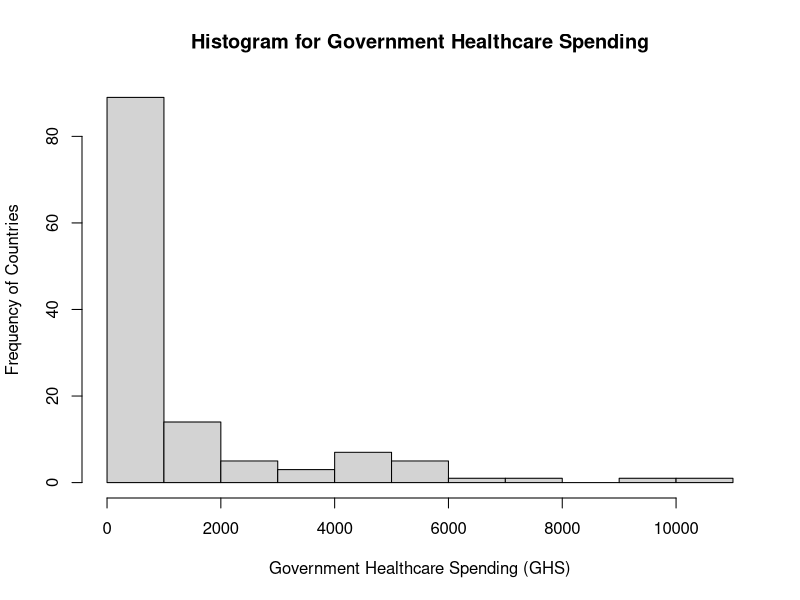
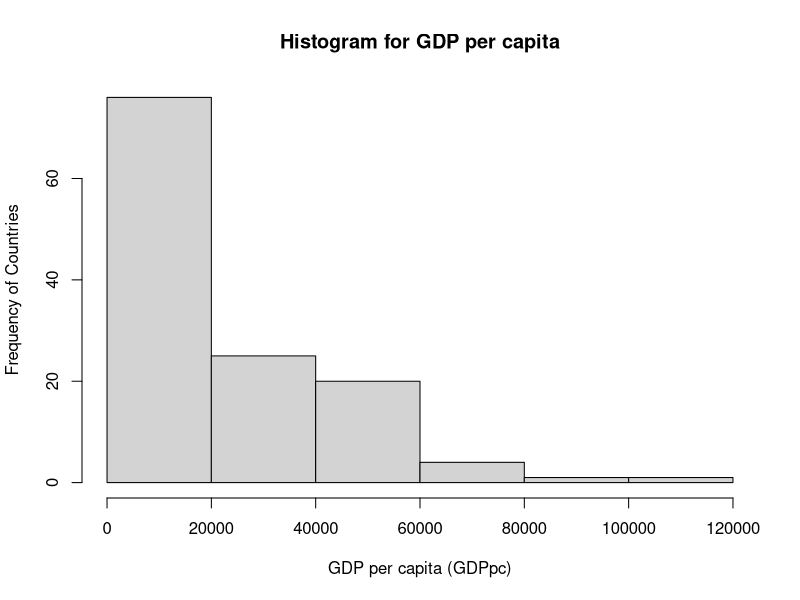
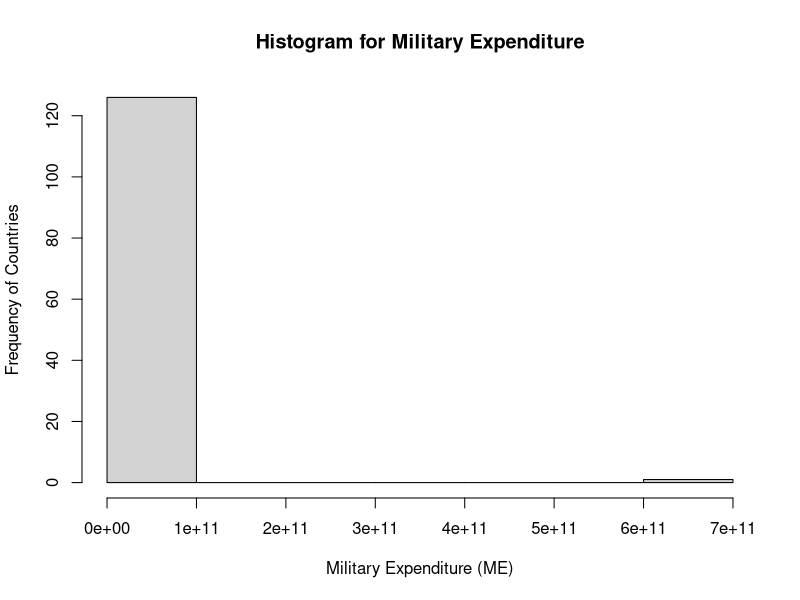
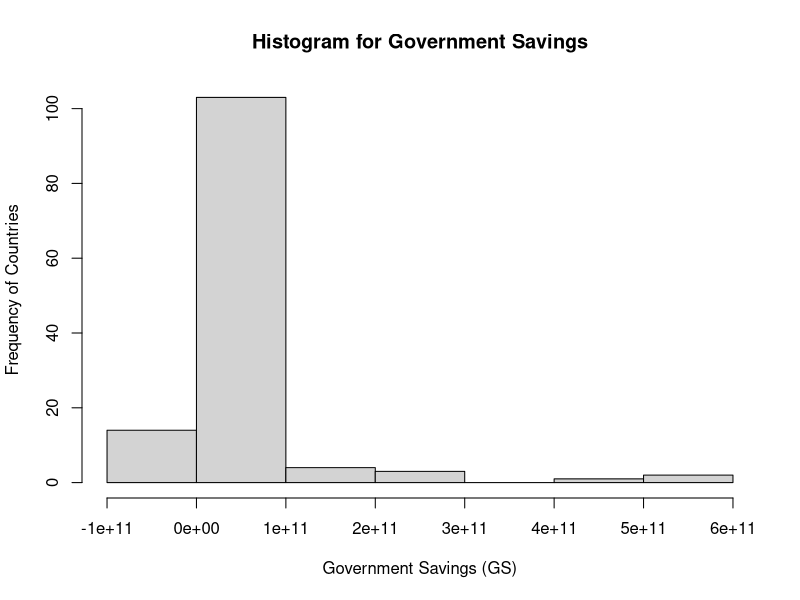
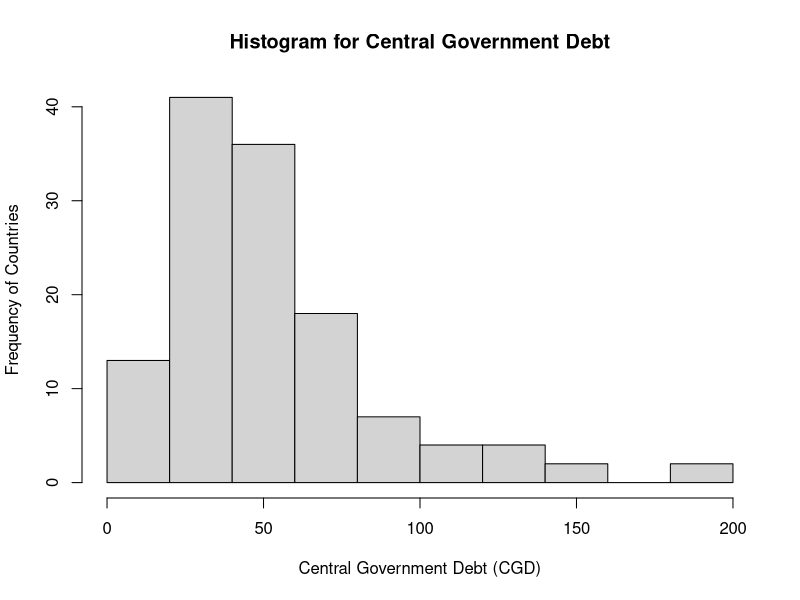
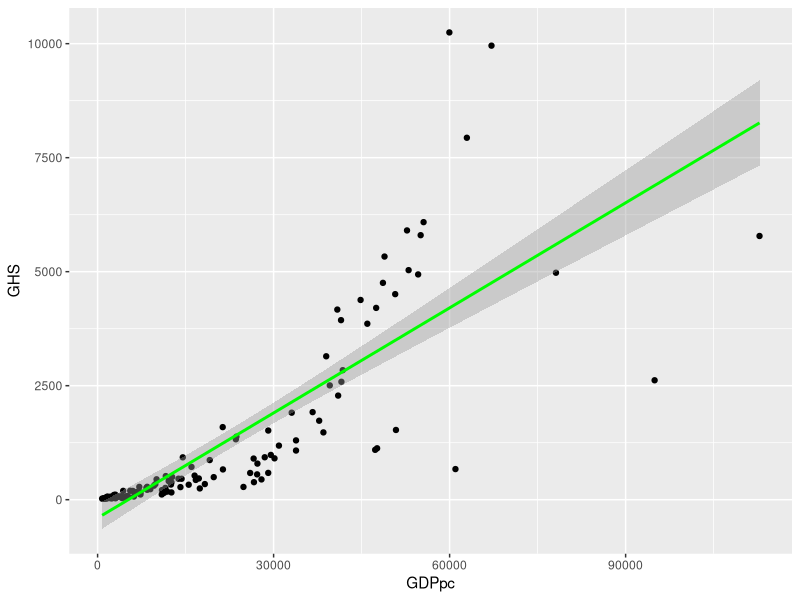
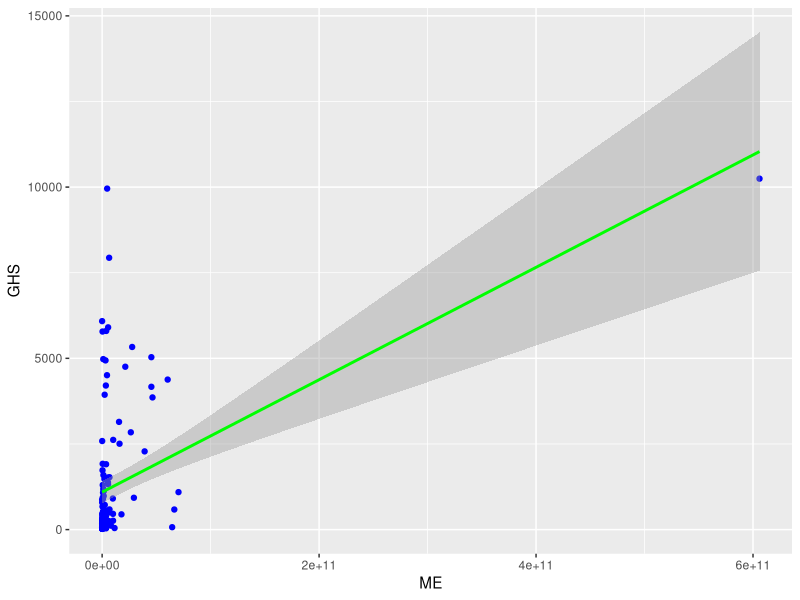
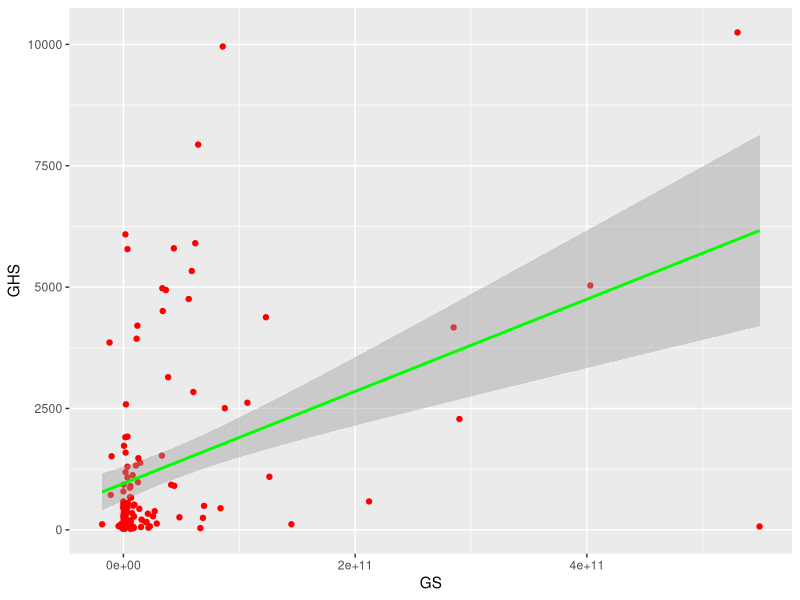

Here is the R script that generated these plots, in order: (Note: this script raises an error after producing the figures.)
# --------------------------------------------------------------------------------------------------------------------------------
# ECO 321 Project 1 by Group 8
# Linear Regression with Multiple Regressors

# Members: Emirhan Akkaya (SBU ID#: 112768575)
#          Parv Joshi     (SBU ID#: 112169570)
#          Shail Shah     (SBU ID#: 112315115)

# Our Dependent Variable: Government Healthcare Spending (GHS)
# Our Independent Variables: (1) GDP per Capita (GDPpc) 
#                            (2) Military Expenditure (ME)
#                            (3) Government Savings (GS)
#                            (4) Central Government Debt (CGD)
# --------------------------------------------------------------------------------------------------------------------------------

# Setting Working Directory
setwd("~/Fall 2020/ECO 321/Project 1")

# Reading data file in CSV format
data = read.csv("Final Clean Data - Usable Form.csv", fileEncoding = "UTF-8-BOM", sep = ",", header = TRUE)
# Note: We used fileEncoding = "UTF-8-BOM" to convert our latest CSV format to a CSV format readable by R

# We removed the column for countries from our original dataset for analysis purpose. However, to track countries in order using their index, we created a new list of variables in same order of data in case we needed it
countries = c("Afghanistan", "Algeria", "Angola", "Argentina", "Armenia", "Australia", "Austria", "Azerbaijan", "Bahrain", "Bangladesh", "Belarus", "Belgium", "Belize", "Benin", "Bolivia", "Bosnia and Herzegovina", "Botswana", "Brazil", "Brunei Darussalam", "Bulgaria", "Burkina Faso", "Burundi", "Cabo Verde", "Cameroon", "Canada", "Chile", "Colombia", "Congo, Dem. Rep.", "Costa Rica", "Cote d Ivoire", "Croatia", "Cyprus", "Czech Republic", "Denmark", "Dominican Republic", "Ecuador", "El Salvador", "Estonia", "Eswatini", "Finland", "France", "Germany", "Ghana", "Greece", "Guatemala", "Guinea", "Guyana", "Haiti", "Honduras", "Hungary", "Iceland", "India", "Indonesia", "Iraq", "Ireland", "Israel", "Italy", "Jamaica", "Japan", "Jordan", "Kazakhstan", "Kenya", "Korea, Rep.", "Kuwait", "Kyrgyz Republic", "Latvia", "Lebanon", "Lesotho", "Liberia", "Lithuania", "Luxembourg", "Madagascar", "Malawi", "Malaysia", "Mali", "Malta", "Mauritania", "Mexico", "Moldova", "Mongolia", "Morocco", "Mozambique", "Myanmar", "Namibia", "Nepal", "New Zealand", "Nicaragua", "Niger", "Nigeria", "North Macedonia", "Norway", "Oman", "Pakistan", "Paraguay", "Peru", "Poland", "Portugal", "Romania", "Russian Federation", "Rwanda", "Saudi Arabia", "Senegal", "Serbia", "Seychelles", "Sierra Leone", "Singapore", "Slovak Republic", "Slovenia", "South Africa", "Spain", "Sri Lanka", "Sudan", "Sweden", "Switzerland", "Tanzania", "Thailand", "Timor-Leste", "Togo", "Turkey", "Uganda", "Ukraine", "United Kingdom", "United States", "Uruguay", "Vietnam", "Zambia", "Zimbabwe")

# Data Visualization and Summary Statistics

# Generating Summary Statistics
summary(data) # gives summary statistics for each of our variables

# Finding and analyzing the correlations of each variable with each other variable
cor(data) # Gives a correlation matrix with each variables as rows and columns

# Plotting histograms for each variable
hist(data$GHS, main = "Histogram for Government Healthcare Spending", xlab = "Government Healthcare Spending (GHS)", ylab = "Frequency of Countries" )
hist(data$GDPpc, main = "Histogram for GDP per capita", xlab = "GDP per capita (GDPpc)", ylab = "Frequency of Countries")
hist(data$ME, main = "Histogram for Military Expenditure", xlab = "Military Expenditure (ME)", ylab = "Frequency of Countries")
hist(data$GS, main = "Histogram for Government Savings", xlab = "Government Savings (GS)", ylab = "Frequency of Countries")
hist(data$CGD, main = "Histogram for Central Government Debt", xlab = "Central Government Debt (CGD)", ylab = "Frequency of Countries")

# Generating scatter plots for dependent variables versus each of our independent variables

# We used ggplot to plot our data instead of a regular plot function. This required using the package 'tidyverse.' If this is not installed in your R-studio, please un-comment the next line and run it
# install.packages("tidyverse")

library(tidyverse) # Calling the package in library

# Plotting the data. 
# Here, 'ggplot' creates a cartesian plane. 
# geom_point plots each point using a mapping of specified x and y, with the color of data points.
# geom_smooth creates a y ~ x regression line using the linear model (lm) method, with specified mapping. Green color is used to show the regression line.
ggplot(data = data) + geom_point(mapping = aes(y = GHS, x = GDPpc), color = "black") + geom_smooth(data = data, formula = y ~ x, method = lm, color = "green", aes(y = GHS, x = GDPpc))
ggplot(data = data) + geom_point(mapping = aes(y = GHS, x = ME), color = "blue") + geom_smooth(data = data, formula = y ~ x, method = lm, color = "green", aes(y = GHS, x = ME))
ggplot(data = data) + geom_point(mapping = aes(y = GHS, x = GS), color = "red") + geom_smooth(data = data, formula = y ~ x, method = lm, color = "green", aes(y = GHS, x = GS))
ggplot(data = data) + geom_point(mapping = aes(y = GHS, x = CGD), color = "purple") + geom_smooth(data = data, formula = y ~ x, method = lm, color = "green", aes(y = GHS, x = CGD))

# Data Interpretation
# We sorted data (inclusive of countries) so that we can form interpretations from them. 
# For example, if we wanted to know which is the country that has the most Government Savings (which we can see from the graph), we can find it using this sorted data.
# Corresponding points from our scatter plots helped in our interpretations.

GDPpc_data = data.frame(data$GDPpc, countries) # Creates a data frame with only GDPpc and the corresponding countries.
attach(GDPpc_data) # attaches data for easy calling of variable names
GDPpc_data_sorted = GDPpc_data[order(data.GDPpc),] # sorts in ascending order of GDPpc
View(GDPpc_data_sorted) # Shows us the sorted data frame
detach(GDPpc_data) # detaches data to avoid confusion when attaching new data frames

ME_data = data.frame(data$ME, countries) # Creates a data frame with only ME and the corresponding countries.
attach(ME_data) # attaches data for easy calling of variable names
ME_data_sorted = ME_data[order(data.ME),] # sorts in ascending order of ME
View(ME_data_sorted) # Shows us the sorted data frame
detach(ME_data) # detaches data to avoid confusion when attaching new data frames

GS_data = data.frame(data$GS, countries) # Creates a data frame with only GS and the corresponding countries.
attach(GS_data) # attaches data for easy calling of variable names
GS_data_sorted = GS_data[order(data.GS),] # sorts in ascending order of GS
View(GS_data_sorted) # Shows us the sorted data frame
detach(GDPpc_data) # detaches data to avoid confusion when attaching new data frames

CGD_data = data.frame(data$CGD, countries) # Creates a data frame with only CGD and the corresponding countries.
attach(CGD_data) # attaches data for easy calling of variable names
CGD_data_sorted = CGD_data[order(data.CGD),] # sorts in ascending order of CGD
View(CGD_data_sorted) # Shows us the sorted data frame
detach(CGD_data) # detaches data to avoid confusion when attaching new data frames

# Data Analysis

# This requires using the packages 'sandwich' and 'lmtest.' If this is not installed in your R-studio, please un-comment the next two lines and run it
# install.packages("sandwich")
# install.packages("lmtest")

library(sandwich) # Calling the package in library
library(lmtest) # Calling the package in library

# Trying regression using one explanatory variable (GDPpc)
single_homo_model = lm(GHS ~ GDPpc, data = data) # Creates linear model using OLS regression (assumes homoskedasticity)
single_model = coeftest(single_homo_model, vcov = vcovHC(single_homo_model, "HC1")) # Corrects the above model for heteroskedasticity robust standard errors
summary(single_homo_model) # Shows summary of the homoskedastic model
single_model # Shows the model statistics, corrected for heteroskedasticty

# Comparing model predictions with summary statistics for GHS 
data$predicted_single = predict(single_homo_model) # Predicts the variable's summary statistics using our model
summary(data$predicted_single) # Displays the prediction statistics using our model
summary(data$GHS) # Shows actual summary statistics for GHS variable. Used to compare with model predictions.


# Using all four independent variables for our regression to find a new model
homo_model = lm(GHS ~ GDPpc + ME + GS + CGD, data = data) # Creates new linear model using OLS regression (assumes homoskedasticity)
model = coeftest(homo_model, vcov = vcovHC(homo_model, "HC1")) # Corrects the above model for heteroskedasticity robust standard errors
summary(homo_model) # Shows summary of the new homoskedastic model
model # Shows the new model's statistics, corrected for heteroskedasticty

# Comparing new model's predictions with summary statistics for GHS 
data$predicted_multiple = predict(homo_model) # Predicts the variable's summary statistics using our new model
summary(data$predicted_multiple) # Displays the prediction statistics using our new model
summary(data$GHS) # Shows actual summary statistics for GHS variable. Used to compare with new model's predictions.

# --------------------------------------------------------------------------------------------------------------------------------
